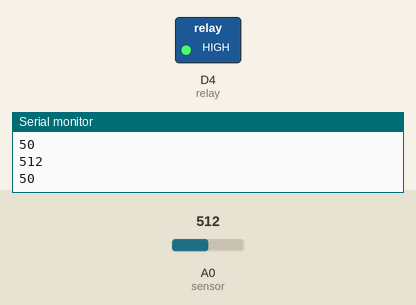
The sketch below on a simulated ESP8266 (NodeMCU). Parts: switched loads named in the sketch (green lamp = pin HIGH), the last lines printed to the serial monitor. The test bench sets the inputs (shaded band); at power-on: A0 (sensor) = 512. WiFi joins after 1.5 s; servers stay silent unless stated.

Above: at 3.0 s.
3.1 s: A0 (sensor) set to 758
4.6 s: A0 (sensor) set to 779
At 5.1 s:
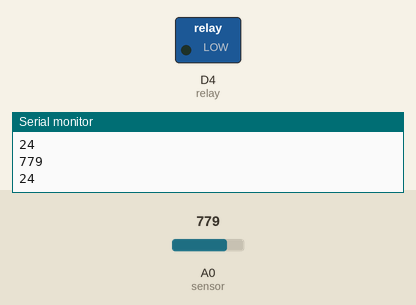
6.1 s: A0 (sensor) set to 716
At 6.5 s:
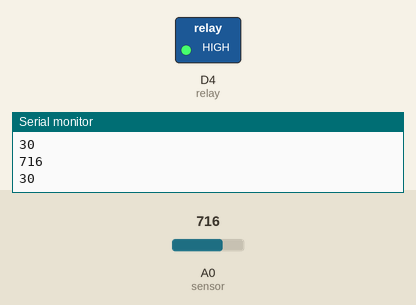
7.7 s: A0 (sensor) set to 900
At 9.1 s:
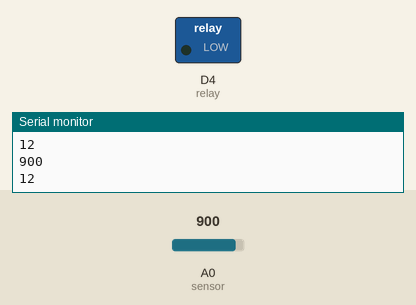
Timing chart, 0 to 10.3 s (numbered marks = the images above; inputs shaded):
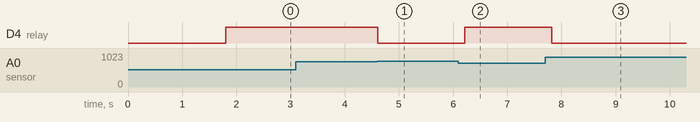

Measured:
- the behaviour switches between 772 and 773 on A0 (sensor) (found by bisection; images 0 and 1)
- after the input at 4.6 s, D4 (relay): HIGH → LOW at once
- after the input at 6.1 s, D4 (relay): LOW → HIGH after 0.12 s
- after the input at 7.7 s, D4 (relay): HIGH → LOW after 0.12 s

The sketch:

smart_irrigation_system.ino
```cpp
#define BLYNK_TEMPLATE_ID "TMPL3ncyi8s7X"
#define BLYNK_TEMPLATE_NAME "Smart Irrigation System"
#define BLYNK_AUTH_TOKEN "uXXdkQLEC8FcZhjWYjVFzNVpbW2P8h72"

#include <ESP8266WiFi.h>
#include <BlynkSimpleEsp8266.h>

#define sensor A0
#define relay D4


BlynkTimer timer;

//Enter your WIFI SSID and password
char ssid[] = "Jagadish";
char pass[] = "Dharma_2018";

void setup() {
  // Debug console
  Serial.begin(115200);
  Blynk.begin(BLYNK_AUTH_TOKEN, ssid, pass);
  pinMode(relay, OUTPUT);
  digitalWrite(relay, HIGH);
}

//Get the ultrasonic sensor values
void soilMoisture() {
  int value = analogRead(sensor);
  Serial.println(value);
  value = map(value, 0, 1023, 0, 100);
  value = (value - 100) * -1;
  if(value < 25){
    digitalWrite(relay, LOW);
  } else {
    digitalWrite(relay, HIGH);
  }
  Blynk.virtualWrite(V0, value);
  Serial.println(value);
}

//Get the button value
BLYNK_WRITE(V1) {
  bool waterSwitch = param.asInt();
  if (waterSwitch == 1) {
    digitalWrite(relay, LOW);
  } else {
    digitalWrite(relay, HIGH);
  }
}

void loop() {
  soilMoisture();
  Blynk.run();//Run the Blynk library

  delay(200);

}
```
